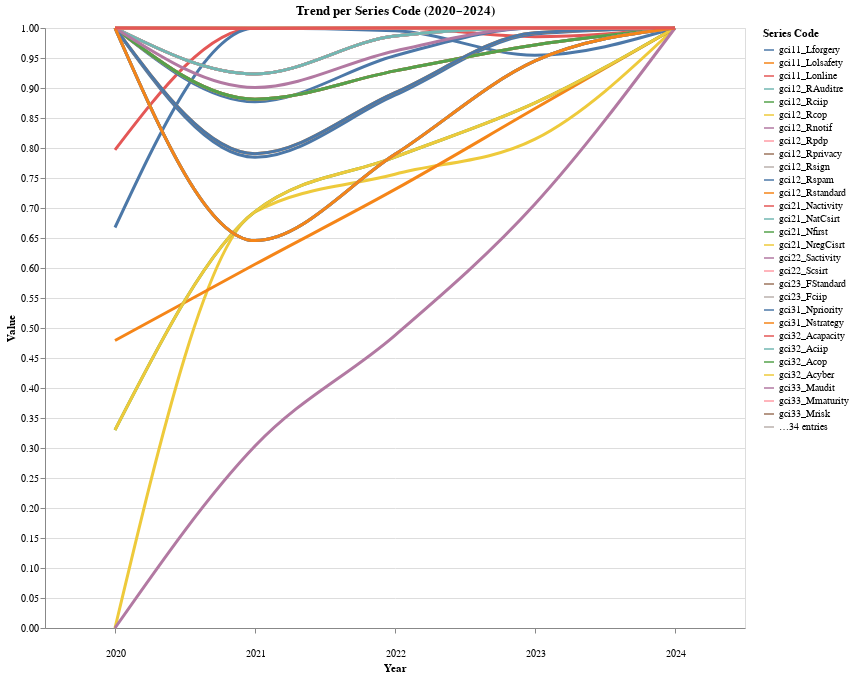

The notebook cell saved with this chart:
### Markdown cell above
Trend of indicators

### Code cell
# Ubah dataframe ke format long
df_melted = df.melt(
    id_vars=['seriesCode'],
    value_vars=['2020', '2021', '2022', '2023', '2024'],
    var_name='year',
    value_name='value'
)

# Konversi tahun ke integer agar urut
df_melted['year'] = df_melted['year'].astype(int)
df_melted['seriesCode'] = df_melted['seriesCode'].astype(str)

# Buat grafik tanpa selector
chart = alt.Chart(df_melted).mark_line(interpolate='monotone', strokeWidth=3).encode(
    x=alt.X('year:O', title='Year', axis=alt.Axis(labelAngle=0, labelPadding=15)),
    y=alt.Y('value:Q', title='Value'),
    color=alt.Color('seriesCode:N', legend=alt.Legend(title="Series Code")),
    tooltip=['seriesCode', 'year', 'value']
).properties(
    width=700,
    height=600,
    title='Trend per Series Code (2020–2024)'
)

chart

### Figure 1 — Vega-Lite specification as saved in the notebook (floating-point values rounded to 4 significant figures; data arrays with more than 128 entries replaced by an {"elided": "..."} marker saying what was removed)
{"config": {"view": {"continuousWidth": 300, "continuousHeight": 300}}, "data": {"name": "data-1cbd5a3597516f7e258eeaba08ffc829"}, "mark": {"type": "line", "interpolate": "monotone", "strokeWidth": 3}, "encoding": {"color": {"field": "seriesCode", "legend": {"title": "Series Code"}, "type": "nominal"}, "tooltip": [{"field": "seriesCode", "type": "nominal"}, {"field": "year", "type": "quantitative"}, {"field": "value", "type": "quantitative"}], "x": {"axis": {"labelAngle": 0, "labelPadding": 15}, "field": "year", "title": "Year", "type": "ordinal"}, "y": {"field": "value", "title": "Value", "type": "quantitative"}}, "height": 600, "title": "Trend per Series Code (2020–2024)", "width": 700, "$schema": "https://vega.github.io/schema/vega-lite/v5.20.1.json", "datasets": {"data-1cbd5a3597516f7e258eeaba08ffc829": {"elided": "315 records"}}}
